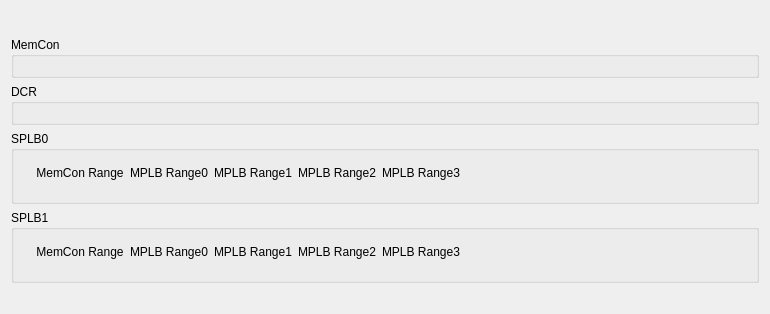
     <widget class="QWidget" name="TabPage" >
      <attribute name="title" >
       <string>Addresses</string>
      </attribute>
      <layout class="QVBoxLayout" >
       <item>
        <layout class="QHBoxLayout" >
         <item>
          <widget class="QLabel" name="pixmapLabel3" >
           <property name="pixmap" >
            <pixmap>PowerPC.bmp</pixmap>
           </property>
           <property name="scaledContents" >
            <bool>true</bool>
           </property>
           <property name="wordWrap" >
            <bool>false</bool>
           </property>
          </widget>
         </item>
         <item>
          <spacer>
           <property name="orientation" >
            <enum>Qt::Horizontal</enum>
           </property>
           <property name="sizeType" >
            <enum>QSizePolicy::Expanding</enum>
           </property>
           <property name="sizeHint" >
            <size>
             <width>741</width>
             <height>20</height>
            </size>
           </property>
          </spacer>
         </item>
        </layout>
       </item>
       <item>
        <widget class="QGroupBox" name="groupBox17_2" >
         <property name="title" >
          <string>MemCon</string>
         </property>
         <layout class="QHBoxLayout" >
          <item>
           <widget class="MdtGui::LabeledTextbox" name="labeledTextbox172_3" >
            <property name="Label" >
             <string>Base Address of Memory</string>
            </property>
            <property name="LabelTooltip" >
             <string>Base Address of Memory via PPC440MC Interface</string>
            </property>
            <property name="Key" >
             <string>C_PPC440MC_ADDR_BASE</string>
            </property>
           </widget>
          </item>
          <item>
           <widget class="MdtGui::LabeledTextbox" name="labeledTextbox172_2_3" >
            <property name="Label" >
             <string>High Address of Memory </string>
            </property>
            <property name="LabelTooltip" >
             <string>High Address of Memory via PPC440MC Interfacetip</string>
            </property>
            <property name="Key" >
             <string>C_PPC440MC_ADDR_HIGH</string>
            </property>
           </widget>
          </item>
         </layout>
        </widget>
       </item>
       <item>
        <widget class="QGroupBox" name="groupBox18_2" >
         <property name="title" >
          <string>DCR</string>
         </property>
         <layout class="QHBoxLayout" >
          <item>
           <widget class="MdtGui::LabeledTextbox" name="mdtGui_LabeledTextbox35_2" >
            <property name="Label" >
             <string>Internal DCR Register Base Address</string>
            </property>
            <property name="LabelTooltip" >
             <string>&lt;qt>Specifies the starting location of the processor's internal DCR registers in the 10-bit DCR address space (0x000 to 0x3FC; low-order 4 bits must be zero).&lt;/qt></string>
            </property>
            <property name="Key" >
             <string>C_IDCR_BASEADDR</string>
            </property>
           </widget>
          </item>
          <item>
           <widget class="MdtGui::LabeledTextbox" name="mdtGui_LabeledConstantbox3_2" >
            <property name="Label" >
             <string>Internal DCR Register High Address</string>
            </property>
            <property name="LabelTooltip" >
             <string/>
            </property>
            <property name="ValueTooltip" >
             <string/>
            </property>
            <property name="Key" >
             <string>C_IDCR_HIGHADDR</string>
            </property>
            <property name="Value" >
             <string/>
            </property>
           </widget>
          </item>
         </layout>
        </widget>
       </item>
       <item>
        <widget class="QGroupBox" name="groupBox15_3" >
         <property name="title" >
          <string>SPLB0</string>
         </property>
         <layout class="QHBoxLayout" >
          <item>
           <layout class="QVBoxLayout" >
            <item>
             <layout class="QHBoxLayout" >
              <item>
               <widget class="MdtGui::LabeledCheckbox" name="labeledCheckbox24_2" >
                <property name="Label" >
                 <string>Allow SPLB0 to Access MPLB Addr</string>
                </property>
                <property name="Key" >
                 <string>C_SPLB0_USE_MPLB_ADDR</string>
                </property>
               </widget>
              </item>
              <item>
               <widget class="MdtGui::LabeledSpinbox" name="labeledSpinbox11_3" >
                <property name="Label" >
                 <string>Number of MPLB Addr Ranges</string>
                </property>
                <property name="Key" >
                 <string>C_SPLB0_NUM_MPLB_ADDR_RNG</string>
                </property>
               </widget>
              </item>
             </layout>
            </item>
            <item>
             <layout class="QHBoxLayout" >
              <item>
               <layout class="QVBoxLayout" >
                <item>
                 <layout class="QHBoxLayout" >
                  <item>
                   <widget class="QLabel" name="textLabel1_5_2" >
                    <property name="text" >
                     <string/>
                    </property>
                    <property name="wordWrap" >
                     <bool>false</bool>
                    </property>
                   </widget>
                  </item>
                  <item>
                   <widget class="QLabel" name="textLabel1_5" >
                    <property name="text" >
                     <string>&lt;p align="center">MemCon Range&lt;/p></string>
                    </property>
                    <property name="wordWrap" >
                     <bool>false</bool>
                    </property>
                   </widget>
                  </item>
                 </layout>
                </item>
                <item>
                 <widget class="MdtGui::LabeledTextbox" name="labeledTextbox157_2_2_2_2_2_3_3" >
                  <property name="Label" >
                   <string>Base Addr       </string>
                  </property>
                  <property name="LabelTooltip" >
                   <string>Base Addr of MC Access from SPLB0</string>
                  </property>
                  <property name="Key" >
                   <string>C_SPLB0_RNG_MC_BASEADDR</string>
                  </property>
                 </widget>
                </item>
                <item>
                 <widget class="MdtGui::LabeledTextbox" name="labeledTextbox157_2_2_2_3_4_3" >
                  <property name="Label" >
                   <string>High Addr </string>
                  </property>
                  <property name="LabelTooltip" >
                   <string>High Address of MC Access from SPLB1</string>
                  </property>
                  <property name="Key" >
                   <string>C_SPLB0_RNG_MC_HIGHADDR</string>
                  </property>
                 </widget>
                </item>
               </layout>
              </item>
              <item>
               <layout class="QVBoxLayout" >
                <item>
                 <widget class="QLabel" name="textLabel1_2_2" >
                  <property name="text" >
                   <string>&lt;p align="center">MPLB Range0&lt;/p></string>
                  </property>
                  <property name="wordWrap" >
                   <bool>false</bool>
                  </property>
                 </widget>
                </item>
                <item>
                 <widget class="MdtGui::LabeledTextbox" name="labeledTextbox157_2_2_2_2_2_4" >
                  <property name="Label" >
                   <string/>
                  </property>
                  <property name="Key" >
                   <string>C_SPLB0_RNG0_MPLB_BASEADDR</string>
                  </property>
                 </widget>
                </item>
                <item>
                 <widget class="MdtGui::LabeledTextbox" name="labeledTextbox157_2_2_2_3_5" >
                  <property name="Label" >
                   <string/>
                  </property>
                  <property name="Key" >
                   <string>C_SPLB0_RNG0_MPLB_HIGHADDR</string>
                  </property>
                 </widget>
                </item>
               </layout>
              </item>
              <item>
               <layout class="QVBoxLayout" >
                <item>
                 <widget class="QLabel" name="textLabel1" >
                  <property name="text" >
                   <string>&lt;p align="center">MPLB Range1&lt;/p></string>
                  </property>
                  <property name="wordWrap" >
                   <bool>false</bool>
                  </property>
                 </widget>
                </item>
                <item>
                 <widget class="MdtGui::LabeledTextbox" name="labeledTextbox157_2_2_2_2_5" >
                  <property name="Label" >
                   <string/>
                  </property>
                  <property name="Key" >
                   <string>C_SPLB0_RNG1_MPLB_BASEADDR</string>
                  </property>
                 </widget>
                </item>
                <item>
                 <widget class="MdtGui::LabeledTextbox" name="labeledTextbox157_2_2_2_6" >
                  <property name="Label" >
                   <string/>
                  </property>
                  <property name="Key" >
                   <string>C_SPLB0_RNG1_MPLB_HIGHADDR</string>
                  </property>
                 </widget>
                </item>
               </layout>
              </item>
              <item>
               <layout class="QVBoxLayout" >
                <item>
                 <widget class="QLabel" name="textLabel1_2" >
                  <property name="text" >
                   <string>&lt;p align="center">MPLB Range2&lt;/p></string>
                  </property>
                  <property name="wordWrap" >
                   <bool>false</bool>
                  </property>
                 </widget>
                </item>
                <item>
                 <widget class="MdtGui::LabeledTextbox" name="labeledTextbox157_2_2_2_2_4_4" >
                  <property name="Label" >
                   <string/>
                  </property>
                  <property name="Key" >
                   <string>C_SPLB0_RNG2_MPLB_BASEADDR</string>
                  </property>
                 </widget>
                </item>
                <item>
                 <widget class="MdtGui::LabeledTextbox" name="labeledTextbox157_2_2_2_5_4" >
                  <property name="Label" >
                   <string/>
                  </property>
                  <property name="Key" >
                   <string>C_SPLB0_RNG2_MPLB_HIGHADDR</string>
                  </property>
                 </widget>
                </item>
               </layout>
              </item>
              <item>
               <layout class="QVBoxLayout" >
                <item>
                 <widget class="QLabel" name="textLabel1_2_2_2" >
                  <property name="text" >
                   <string>&lt;p align="center">MPLB Range3&lt;/p></string>
                  </property>
                  <property name="wordWrap" >
                   <bool>false</bool>
                  </property>
                 </widget>
                </item>
                <item>
                 <widget class="MdtGui::LabeledTextbox" name="labeledTextbox157_2_2_2_2_4_2_3" >
                  <property name="Label" >
                   <string/>
                  </property>
                  <property name="Key" >
                   <string>C_SPLB0_RNG3_MPLB_BASEADDR</string>
                  </property>
                 </widget>
                </item>
                <item>
                 <widget class="MdtGui::LabeledTextbox" name="labeledTextbox157_2_2_2_5_2_3" >
                  <property name="Label" >
                   <string/>
                  </property>
                  <property name="Key" >
                   <string>C_SPLB0_RNG3_MPLB_HIGHADDR</string>
                  </property>
                 </widget>
                </item>
               </layout>
              </item>
             </layout>
            </item>
           </layout>
          </item>
          <item>
           <spacer>
            <property name="orientation" >
             <enum>Qt::Horizontal</enum>
            </property>
            <property name="sizeType" >
             <enum>QSizePolicy::Expanding</enum>
            </property>
            <property name="sizeHint" >
             <size>
              <width>170</width>
              <height>31</height>
             </size>
            </property>
           </spacer>
          </item>
         </layout>
        </widget>
       </item>
       <item>
        <widget class="QGroupBox" name="groupBox15_2_2" >
         <property name="title" >
          <string>SPLB1</string>
         </property>
         <layout class="QHBoxLayout" >
          <item>
           <layout class="QVBoxLayout" >
            <item>
             <layout class="QHBoxLayout" >
              <item>
               <widget class="MdtGui::LabeledCheckbox" name="labeledCheckbox24_2_2" >
                <property name="Label" >
                 <string>Allow SPLB1 to Access MPLB Addr</string>
                </property>
                <property name="Key" >
                 <string>C_SPLB1_USE_MPLB_ADDR</string>
                </property>
               </widget>
              </item>
              <item>
               <widget class="MdtGui::LabeledSpinbox" name="labeledSpinbox11_2_2" >
                <property name="Label" >
                 <string>Number of MPLB Address Ranges</string>
                </property>
                <property name="Key" >
                 <string>C_SPLB1_NUM_MPLB_ADDR_RNG</string>
                </property>
               </widget>
              </item>
             </layout>
            </item>
            <item>
             <layout class="QHBoxLayout" >
              <item>
               <layout class="QVBoxLayout" >
                <item>
                 <layout class="QHBoxLayout" >
                  <item>
                   <widget class="QLabel" name="textLabel1_5_3_2" >
                    <property name="text" >
                     <string/>
                    </property>
                    <property name="wordWrap" >
                     <bool>false</bool>
                    </property>
                   </widget>
                  </item>
                  <item>
                   <widget class="QLabel" name="textLabel1_5_3" >
                    <property name="text" >
                     <string>&lt;p align="center">MemCon Range&lt;/p></string>
                    </property>
                    <property name="wordWrap" >
                     <bool>false</bool>
                    </property>
                   </widget>
                  </item>
                 </layout>
                </item>
                <item>
                 <widget class="MdtGui::LabeledTextbox" name="labeledTextbox157_2_2_2_2_2_3_2_2" >
                  <property name="Label" >
                   <string>Base Addr        </string>
                  </property>
                  <property name="Key" >
                   <string>C_SPLB1_RNG_MC_BASEADDR</string>
                  </property>
                 </widget>
                </item>
                <item>
                 <widget class="MdtGui::LabeledTextbox" name="labeledTextbox157_2_2_2_3_4_2_2" >
                  <property name="Label" >
                   <string>High Addr</string>
                  </property>
                  <property name="Key" >
                   <string>C_SPLB1_RNG_MC_HIGHADDR</string>
                  </property>
                 </widget>
                </item>
               </layout>
              </item>
              <item>
               <layout class="QVBoxLayout" >
                <item>
                 <widget class="QLabel" name="textLabel1_2_2_3" >
                  <property name="text" >
                   <string>&lt;p align="center">MPLB Range0&lt;/p></string>
                  </property>
                  <property name="wordWrap" >
                   <bool>false</bool>
                  </property>
                 </widget>
                </item>
                <item>
                 <widget class="MdtGui::LabeledTextbox" name="labeledTextbox157_2_2_2_2_2_2_2" >
                  <property name="Label" >
                   <string/>
                  </property>
                  <property name="Key" >
                   <string>C_SPLB1_RNG0_MPLB_BASEADDR</string>
                  </property>
                 </widget>
                </item>
                <item>
                 <widget class="MdtGui::LabeledTextbox" name="labeledTextbox157_2_2_2_3_3_2" >
                  <property name="Label" >
                   <string/>
                  </property>
                  <property name="Key" >
                   <string>C_SPLB1_RNG0_MPLB_HIGHADDR</string>
                  </property>
                 </widget>
                </item>
               </layout>
              </item>
              <item>
               <layout class="QVBoxLayout" >
                <item>
                 <widget class="QLabel" name="textLabel1_6" >
                  <property name="text" >
                   <string>&lt;p align="center">MPLB Range1&lt;/p></string>
                  </property>
                  <property name="wordWrap" >
                   <bool>false</bool>
                  </property>
                 </widget>
                </item>
                <item>
                 <widget class="MdtGui::LabeledTextbox" name="labeledTextbox157_2_2_2_2_3_2" >
                  <property name="Label" >
                   <string/>
                  </property>
                  <property name="Key" >
                   <string>C_SPLB1_RNG1_MPLB_BASEADDR</string>
                  </property>
                 </widget>
                </item>
                <item>
                 <widget class="MdtGui::LabeledTextbox" name="labeledTextbox157_2_2_2_4_2" >
                  <property name="Label" >
                   <string/>
                  </property>
                  <property name="Key" >
                   <string>C_SPLB1_RNG1_MPLB_HIGHADDR</string>
                  </property>
                 </widget>
                </item>
               </layout>
              </item>
              <item>
               <layout class="QVBoxLayout" >
                <item>
                 <widget class="QLabel" name="textLabel1_2_3" >
                  <property name="text" >
                   <string>&lt;p align="center">MPLB Range2&lt;/p></string>
                  </property>
                  <property name="wordWrap" >
                   <bool>false</bool>
                  </property>
                 </widget>
                </item>
                <item>
                 <widget class="MdtGui::LabeledTextbox" name="labeledTextbox157_2_2_2_2_4_3_2" >
                  <property name="Label" >
                   <string/>
                  </property>
                  <property name="Key" >
                   <string>C_SPLB1_RNG2_MPLB_BASEADDR</string>
                  </property>
                 </widget>
                </item>
                <item>
                 <widget class="MdtGui::LabeledTextbox" name="labeledTextbox157_2_2_2_5_3_2" >
                  <property name="Label" >
                   <string/>
                  </property>
                  <property name="Key" >
                   <string>C_SPLB1_RNG2_MPLB_HIGHADDR</string>
                  </property>
                 </widget>
                </item>
               </layout>
              </item>
              <item>
               <layout class="QVBoxLayout" >
                <item>
                 <widget class="QLabel" name="textLabel1_2_2_2_2" >
                  <property name="text" >
                   <string>&lt;p align="center">MPLB Range3&lt;/p></string>
                  </property>
                  <property name="wordWrap" >
                   <bool>false</bool>
                  </property>
                 </widget>
                </item>
                <item>
                 <widget class="MdtGui::LabeledTextbox" name="labeledTextbox157_2_2_2_2_4_2_2_2" >
                  <property name="Label" >
                   <string/>
                  </property>
                  <property name="Key" >
                   <string>C_SPLB1_RNG3_MPLB_BASEADDR</string>
                  </property>
                 </widget>
                </item>
                <item>
                 <widget class="MdtGui::LabeledTextbox" name="labeledTextbox157_2_2_2_5_2_2_2" >
                  <property name="Label" >
                   <string/>
                  </property>
                  <property name="Key" >
                   <string>C_SPLB1_RNG3_MPLB_HIGHADDR</string>
                  </property>
                 </widget>
                </item>
               </layout>
              </item>
             </layout>
            </item>
           </layout>
          </item>
          <item>
           <spacer>
            <property name="orientation" >
             <enum>Qt::Horizontal</enum>
            </property>
            <property name="sizeType" >
             <enum>QSizePolicy::Expanding</enum>
            </property>
            <property name="sizeHint" >
             <size>
              <width>70</width>
              <height>31</height>
             </size>
            </property>
           </spacer>
          </item>
         </layout>
        </widget>
       </item>
       <item>
        <spacer>
         <property name="orientation" >
          <enum>Qt::Vertical</enum>
         </property>
         <property name="sizeType" >
          <enum>QSizePolicy::Expanding</enum>
         </property>
         <property name="sizeHint" >
          <size>
           <width>61</width>
           <height>20</height>
          </size>
         </property>
        </spacer>
       </item>
      </layout>
     </widget>
